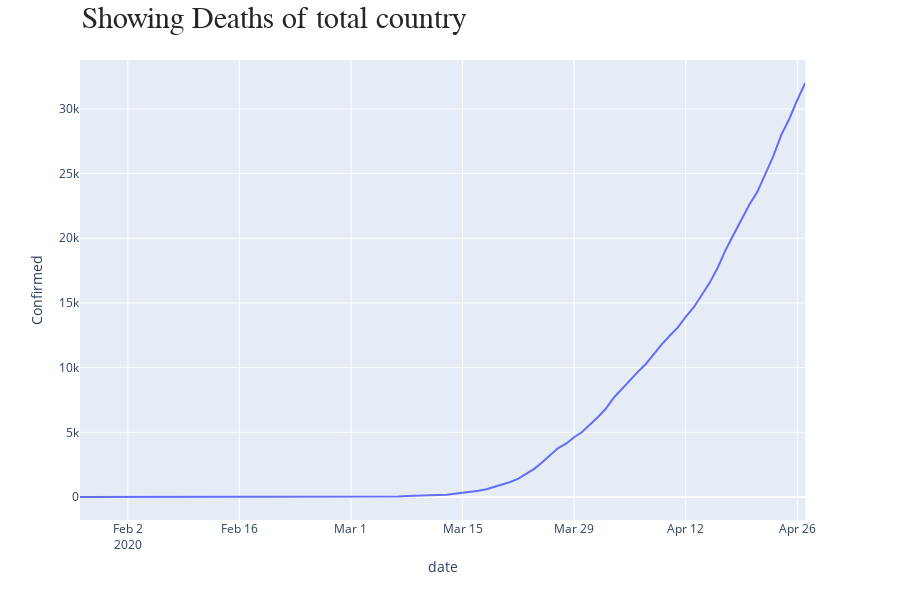

Source (notebook cell):
### Code cell
fig = px.line(pd.DataFrame(af.groupby('date')['Confirmed'].sum().reset_index()), x="date", y="Confirmed")
annotations = []
annotations.append(dict(xref='paper', yref='paper', x=0.0, y=1.05,
                              xanchor='left', yanchor='bottom',
                              text='Showing Deaths of total country',
                              font=dict(family='Arial',
                                        size=30,
                                        color='rgb(37,37,37)'),
                              showarrow=False))
fig.update_layout(annotations=annotations)
fig.show()

### Figure 1 — Plotly figure (JSON) as saved in the notebook; plotly's stock layout.template omitted (floating-point values rounded to 4 significant figures)
{"data": [{"hoverlabel": {"namelength": 0}, "hovertemplate": "date=%{x}<br>Confirmed=%{y}", "legendgroup": "", "line": {"color": "#636efa", "dash": "solid"}, "mode": "lines", "name": "", "showlegend": false, "type": "scatter", "x": ["2020-01-27T00:00:00", "2020-02-14T00:00:00", "2020-02-15T00:00:00", "2020-02-16T00:00:00", "2020-02-17T00:00:00", "2020-02-18T00:00:00", "2020-02-19T00:00:00", "2020-02-20T00:00:00", "2020-02-21T00:00:00", "2020-02-22T00:00:00", "2020-02-23T00:00:00", "2020-02-24T00:00:00", "2020-02-25T00:00:00", "2020-02-26T00:00:00", "2020-02-27T00:00:00", "2020-02-28T00:00:00", "2020-02-29T00:00:00", "2020-03-01T00:00:00", "2020-03-02T00:00:00", "2020-03-03T00:00:00", "2020-03-04T00:00:00", "2020-03-05T00:00:00", "2020-03-06T00:00:00", "2020-03-07T00:00:00", "2020-03-08T00:00:00", "2020-03-09T00:00:00", "2020-03-10T00:00:00", "2020-03-11T00:00:00", "2020-03-12T00:00:00", "2020-03-13T00:00:00", "2020-03-14T00:00:00", "2020-03-15T00:00:00", "2020-03-16T00:00:00", "2020-03-17T00:00:00", "2020-03-18T00:00:00", "2020-03-19T00:00:00", "2020-03-20T00:00:00", "2020-03-21T00:00:00", "2020-03-22T00:00:00", "2020-03-23T00:00:00", "2020-03-24T00:00:00", "2020-03-25T00:00:00", "2020-03-26T00:00:00", "2020-03-27T00:00:00", "2020-03-28T00:00:00", "2020-03-29T00:00:00", "2020-03-30T00:00:00", "2020-03-31T00:00:00", "2020-04-01T00:00:00", "2020-04-02T00:00:00", "2020-04-03T00:00:00", "2020-04-04T00:00:00", "2020-04-05T00:00:00", "2020-04-06T00:00:00", "2020-04-07T00:00:00", "2020-04-08T00:00:00", "2020-04-09T00:00:00", "2020-04-10T00:00:00", "2020-04-11T00:00:00", "2020-04-12T00:00:00", "2020-04-13T00:00:00", "2020-04-14T00:00:00", "2020-04-15T00:00:00", "2020-04-16T00:00:00", "2020-04-17T00:00:00", "2020-04-18T00:00:00", "2020-04-19T00:00:00", "2020-04-20T00:00:00", "2020-04-21T00:00:00", "2020-04-22T00:00:00", "2020-04-23T00:00:00", "2020-04-24T00:00:00", "2020-04-25T00:00:00", "2020-04-26T00:00:00", "2020-04-27T00:00:00"], "xaxis": "x", "y": [1, 1, 1, 1, 1, 1, 1, 1, 1, 1, 1, 1, 2, 2, 2, 3, 3, 4, 8, 11, 21, 24, 43, 43, 83, 91, 104, 117, 133, 176, 253, 312, 400, 478, 595, 772, 960, 1158, 1423, 1793, 2177, 2693, 3230, 3784, 4124, 4621, 5028, 5602, 6190, 6838, 7695, 8347, 9037, 9676, 10283, 11052, 11805, 12469, 13094, 13917, 14649, 15600, 16554, 17706, 19079, 20271, 21434, 22607, 23593, 24959, 26357, 27991, 29222, 30683, 32003], "yaxis": "y"}], "layout": {"annotations": [{"font": {"color": "rgb(37,37,37)", "family": "Arial", "size": 30}, "showarrow": false, "text": "Showing Deaths of total country", "x": 0, "xanchor": "left", "xref": "paper", "y": 1.05, "yanchor": "bottom", "yref": "paper"}], "height": 600, "legend": {"tracegroupgap": 0}, "margin": {"t": 60}, "xaxis": {"anchor": "y", "domain": [0, 0.98], "title": {"text": "date"}}, "yaxis": {"anchor": "x", "domain": [0, 1], "title": {"text": "Confirmed"}}}}
